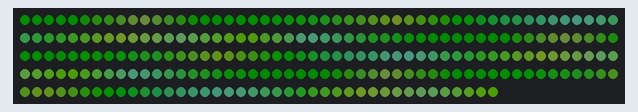
The sketch below on a simulated Arduino Uno, built with avr-gcc and run on an emulated ATmega328P. Parts: 240 RGB LEDs in strip order, left to right, continuing on the next row. Dim RGB values are drawn brighter than linear.

Above: at 3.11 s.
At 7.68 s:
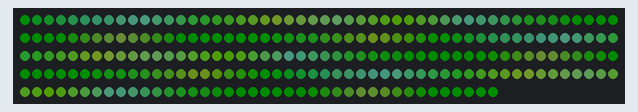
At 12.25 s:
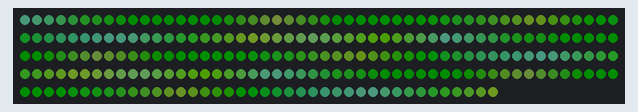
At 21.51 s:
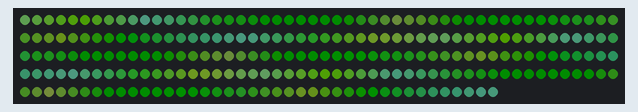
At 30.65 s:
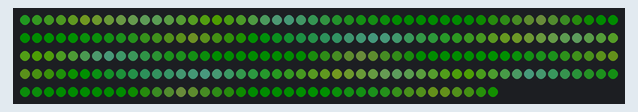
At 39.91 s:
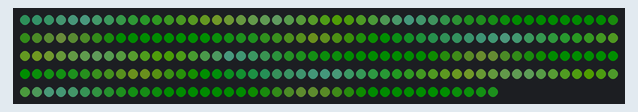

The sketch:

forestPalletESP.ino
```cpp
#include <FastLED.h>

#define LED_PIN     3
#define NUM_LEDS    240
#define BRIGHTNESS  64
#define LED_TYPE    WS2812B
#define COLOR_ORDER GRB
CRGB leds[NUM_LEDS];

#define UPDATES_PER_SECOND 100

#define currentPalette ForestColors_p
#define currentBlending LINEARBLEND

void setup() {
    delay(3000); // power-up safety delay
    FastLED.addLeds<LED_TYPE, LED_PIN, COLOR_ORDER>(leds, NUM_LEDS).setCorrection(TypicalLEDStrip);
    FastLED.setBrightness(BRIGHTNESS);
    FastLED.setMaxPowerInVoltsAndMilliamps(4.5, 500);
}


void loop(){
    static uint8_t startIndex = 0;
    startIndex = startIndex + 1; /* motion speed */

    FillLEDsFromPaletteColors( startIndex);

    FastLED.show();
    FastLED.delay(1000 / UPDATES_PER_SECOND);
}

void FillLEDsFromPaletteColors( uint8_t colorIndex) {
    uint8_t brightness = 255;

    for( int i = 0; i < NUM_LEDS; i++) {
        leds[i] = ColorFromPalette( currentPalette, colorIndex, brightness, currentBlending);
        colorIndex += 3;
    }
}
```
